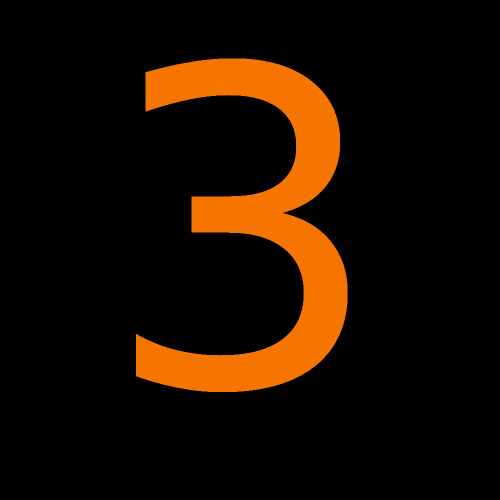
#> input picture images/3bis.png, 1000 x 1000 px (shown at 1/2 size)
$ python photoboothFinal.py   (Python 2 division)   (older library calls are emulated)
#> lines starting #> are read from the running program, lines starting #| are printed output that depends on the picture
import os
import surl
import Image
import subprocess
import datetime
import ftplib
from subprocess import call
from uuid import uuid4
from os.path import join, basename, expanduser
import cv2  # OpenCV Library
import time
import sys
import photoboothconfig as cfg


class PhotoBooth(object):

    def __init__(self):

	# set debug level to add logs
	self.debug_level = cfg.debug_level

        # -----------------------------------------------------------------------------
	#       Setting all global variables from photoboothconfig.py file
	# -----------------------------------------------------------------------------

	# Load our overlay images (on the webcam preview for the countdown)
	print "[NOTICE] : loading Overlay Images"
	imgOverlayText3 = cv2.imread(cfg.path_imgOverlayText3, -1)
#> imgOverlayText3 is the input picture: shape (1000, 1000, 4); mean B, G, R, A 0, 12.7, 26.9, 27.5
	imgOverlayText2 = cv2.imread(cfg.path_imgOverlayText2, -1)
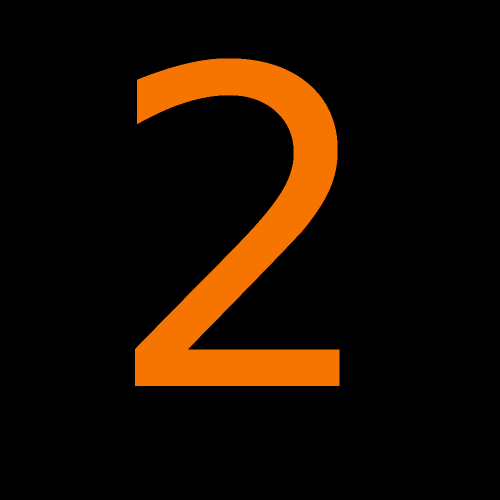
#> input picture images/2bis.png, 1000 x 1000 px (shown at 1/2 size)
#> imgOverlayText2 is the input picture: shape (1000, 1000, 4); mean B, G, R, A 0, 12.3, 26, 26.7
	imgOverlayText1 = cv2.imread(cfg.path_imgOverlayText1, -1)
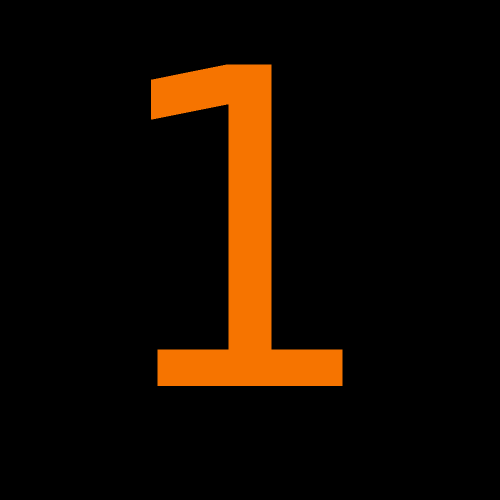
#> input picture images/1bis.png, 1000 x 1000 px (shown at 1/2 size)
#> imgOverlayText1 is the input picture: shape (1000, 1000, 4); mean B, G, R, A 0, 10.3, 21.8, 22.5
	imgOverlayText_push = cv2.imread(cfg.path_imgOverlayText_push, -1)
	imgOverlayText_freeze = cv2.imread(cfg.path_imgOverlayText_freeze, -1)
	if imgOverlayText3 is None or imgOverlayText2 is None or imgOverlayText1 is None or imgOverlayText_freeze is None or imgOverlayText_push is None :
#> (the run stopped early here; a loop or call above may not have finished)
